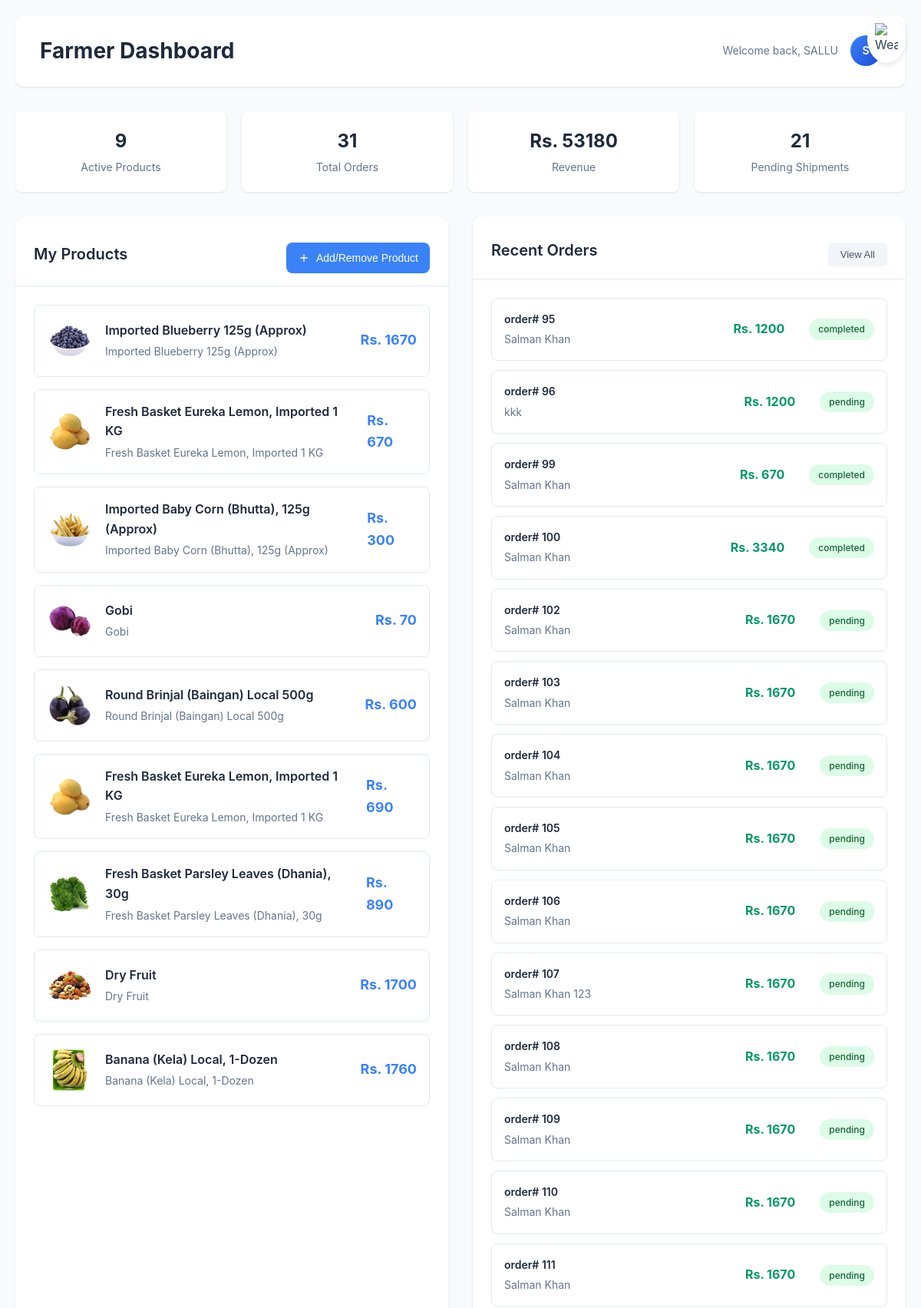
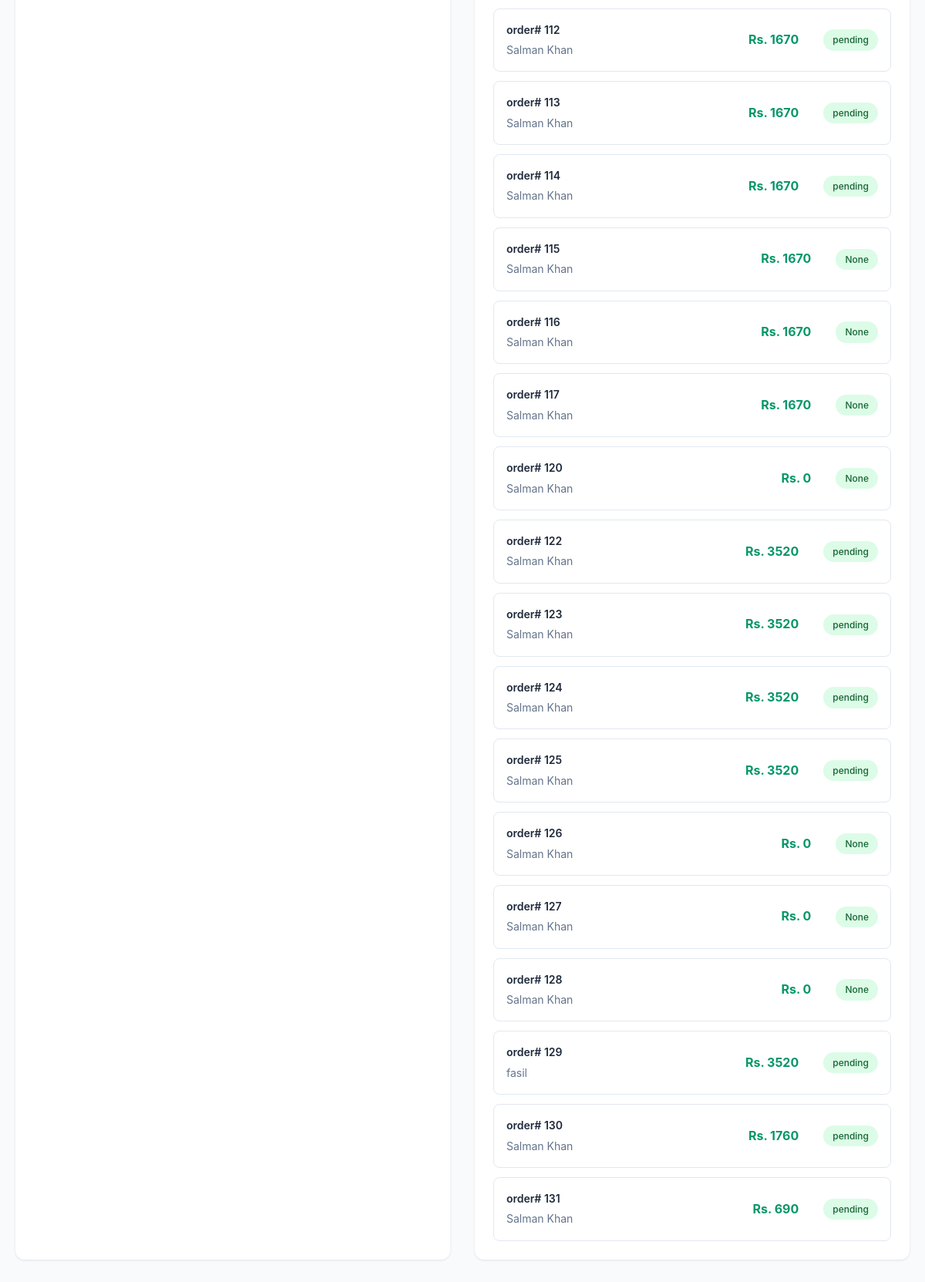
/farmer (signed in, upper part), run on the app's committed database (2 pictures, top to bottom).
### home/models.py (models this page shows, shortened)
class Product(models.Model):
    name = models.CharField(max_length=50)
    desc = models.CharField(max_length=50)
    price = models.IntegerField()
    category = models.CharField(max_length=50, default='')
    subcategory = models.CharField(max_length=50, default='')
    image = models.ImageField(upload_to='product', default='')
    data=models.DateField()
    stock = models.IntegerField(default=None, blank=True, null=True)
    owner = models.ForeignKey(User, default=None, blank=True, null=True, on_delete=models.CASCADE)

class Order(models.Model):
    order_id=models.AutoField(primary_key=True)
    item_json=models.CharField(max_length=5000)
    name=models.CharField(max_length=50)
    email=models.CharField(max_length=500)
    phone=models.CharField(max_length=50)
    address=models.CharField(max_length=150)
    city=models.CharField(max_length=510)
    state=models.CharField(max_length=150)
    postal_code=models.CharField(max_length=150)
    product_owner=models.TextField(max_length=500,null=True,blank=True)
    created_at = models.DateTimeField(auto_now_add=True,null=True,blank=True)
    buyer = models.ForeignKey(
        settings.AUTH_USER_MODEL,
        on_delete=models.CASCADE,
        related_name='orders',
        null=True, blank=True
    )

### home/views.py (the view, shortened to what this page needs)
# urls.py: path('farmer',views.former,name='farmer'),
def former(request):
    activeproduct=Product.objects.filter(owner=request.user).count()
    full_name=(str(request.user.first_name)).upper()
    name="".join([part[0].upper() for part in full_name.split()])
    all_orders = Order.objects.filter(Q(product_owner__icontains=request.user.username)).count()
    order_totals = {}
    revenue = Decimal('0')
    pending_count = 0
    order_statuses = {}
    orders = Order.objects.filter(product_owner__icontains=request.user.username)
    for order in orders:
        total_price_for_user = Decimal('0')
        try:
            items = json.loads(order.item_json)
        except json.JSONDecodeError:
            pass
        for item in items:
            try:
                product_id = int(item.get('product_id', 0))
            except (ValueError, TypeError):
                continue
            if Product.objects.filter(id=product_id, owner=request.user).exists():
                price = Decimal(str(item.get('price', 0)))
                qty = Decimal(str(item.get('quantity', 0)))
                total_price_for_user += price * qty
                order_status=OrderUpdate.objects.filter(order_id=product_id)
                updates = OrderUpdate.objects.filter(order_id=order.order_id)
                for update in updates:
                    order_statuses[order.order_id] = update.order_status
                    if update.order_status == 'pending':
                        pending_count += 1
        order_totals[order.order_id]=total_price_for_user
        revenue+=total_price_for_user
    user_products=Product.objects.filter(owner=request.user)
    order=Order.objects.filter(Q(product_owner__icontains=request.user.username))
    crops = CropPlan.objects.filter(farmer=request.user)
    profile = get_object_or_404(FarmerProfile, farmer=request.user)
    weather_data = None
    if profile.lat and profile.lon:
        try:
            weather_data = get_weather(profile.lat, profile.lon)
            print("weather data: ",weather_data)
        except Exception as e:
            print("⚠️ Weather API error:", e)
    outcomes = CropOutcome.objects.filter(crop__farmer=request.user)
    crop_stats = {
        "total": outcomes.count(),
        "success": outcomes.filter(status="success").count(),
        "damaged": outcomes.filter(status="damaged").count(),
        }
    context={
        'activeproducts': activeproduct,
        'full_name' : full_name,
        'name' : name,
        'all_orders' : all_orders,
        'user_products' : user_products,
        'orders' : order,
        'revenue' : revenue,
        'order_totals': order_totals,
        'pending_count' : pending_count,
        'order_statuses' : order_statuses,
        "crops": crops,
        "weather": weather_data,
        "crop_stats" :crop_stats
    }
    userprofile=UserProfile.objects.get(user=request.user)
    if userprofile.userType !='farmer':
         return HttpResponseForbidden("🚫 You don’t have permission to access this page.")
    return render(request,'farmer.html',context)

### home/models.py (called while the page is built)
    def stage_label(self):
        return dict(self.STAGES).get(self.current_stage, "Unknown")

### home/templatetags/dict_extras.py (called while the page is built)
@register.filter
def get_item(dictionary, key):
    return dictionary.get(key)

### templates/farmer.html (shortened to what this page needs)
{% load dict_extras %}
<!DOCTYPE html>
<html lang="en">
<head>
</head>
<body>
<div class="weather-toggle" onclick="toggleWeather()">
  <img src="https://img.icons8.com/ios-filled/50/0077b6/partly-cloudy-day.png" alt="Weather" width="30">
</div>
    <div class="container">
        <div class="header">
            <h1>Farmer Dashboard</h1>
            <div class="header-info">
                <span>Welcome back, {{full_name}}</span>
                <div class="user-avatar"> {{name}}</div>
            </div>
        </div>
        <div class="stats-row">
            <div class="stat-card">
                <div class="stat-value">{{activeproducts}}</div>
                <div class="stat-label">Active Products</div>
            </div>
            <div class="stat-card">
                <div class="stat-value">{{all_orders}}</div>
                <div class="stat-label">Total Orders</div>
            </div>
            <div class="stat-card">
                <div class="stat-value">Rs. {{revenue}}</div>
                <div class="stat-label">Revenue</div>
            </div>
            <div class="stat-card">
                <div class="stat-value">{{pending_count}}</div>
                <div class="stat-label">Pending Shipments</div>
            </div>
        </div>
        <div class="dashboard-grid">
            <div class="dashboard-section">
                <div class="section-header">
                    <h2 class="section-title">My Products</h2>
                    <button class="btn-primary" onclick='window.location.href="{% url 'addproduct' %}"'>
                        <svg width="16" height="16" viewBox="0 0 24 24" fill="none" stroke="currentColor" stroke-width="2">
                            <line x1="12" y1="5" x2="12" y2="19"></line>
                            <line x1="5" y1="12" x2="19" y2="12"></line>
                        </svg>
                        Add/Remove Product
                    </button>
                </div>
                <div class="section-content">
                    <div class="products-list">
                        {% for product in user_products%}
                        <div class="product-item">
                            <div class="product-image"><img src="{{product.image.url}}"></div>
                            <div class="product-info">
                                <div class="product-name">{{product.name}}</div>
                                <div class="product-description">{{product.desc}}</div>
                            </div>
                            <div class="product-price">Rs. {{product.price}}</div>
                        </div>
                        {% endfor %}
                        </div>
                    </div>
                </div>
            <div class="dashboard-section">
                <div class="section-header">
                    <h2 class="section-title">Recent Orders</h2>
                    <button class="btn-secondary" onclick='window.location.href="{% url 'farmer_orders' %}"'>View All</button>
                </div>
                <div class="section-content">
                    <div class="orders-list">
                        {% for order in orders %}
                        <div class="order-item">
                            <div class="order-info">
                                <div class="order-number">order# {{order.order_id}}</div>
                                <div class="buyer-name">{{order.name}}</div>
                            </div>
                            <div class="order-amount">Rs. {{ order_totals|get_item:order.order_id }}</div>
                            <div class="status-badge status-completed">{{ order_statuses|get_item:order.order_id }}</div>
                        </div>
                        {% endfor %}
                        </div>
                </div>
            </div>
                </div>
        </div>
</body>
</html>

### data on the page
Product: image (picture), name "Imported Blueberry 125g (Approx)", desc "Imported Blueberry 125g (Approx)", price "1670"
Product: image (picture), name "Fresh Basket Eureka Lemon, Imported 1 KG", desc "Fresh Basket Eureka Lemon, Imported 1 KG", price "670"
Product: image (picture), name "Imported Baby Corn (Bhutta), 125g (Approx)", desc "Imported Baby Corn (Bhutta), 125g (Approx)", price "300"
Product: image (picture), name "Gobi", desc "Gobi", price "70"
Product: image (picture), name "Round Brinjal (Baingan) Local 500g", desc "Round Brinjal (Baingan) Local 500g", price "600"
Product: image (picture), name "Fresh Basket Eureka Lemon, Imported 1 KG", desc "Fresh Basket Eureka Lemon, Imported 1 KG", price "690"
Product: image (picture), name "Fresh Basket Parsley Leaves (Dhania), 30g", desc "Fresh Basket Parsley Leaves (Dhania), 30g", price "890"
Product: image (picture), name "Dry Fruit", desc "Dry Fruit", price "1700"
Product: image (picture), name "Banana (Kela) Local, 1-Dozen", desc "Banana (Kela) Local, 1-Dozen", price "1760"
Order: order_id "95", name "Salman Khan", order_id "1200", order_id "completed"
Order: order_id "96", name "kkk", order_id "1200", order_id "pending"
Order: order_id "99", name "Salman Khan", order_id "670", order_id "completed"
Order: order_id "100", name "Salman Khan", order_id "3340", order_id "completed"
Order: order_id "102", name "Salman Khan", order_id "1670", order_id "pending"
Order: order_id "103", name "Salman Khan", order_id "1670", order_id "pending"
Order: order_id "104", name "Salman Khan", order_id "1670", order_id "pending"
Order: order_id "105", name "Salman Khan", order_id "1670", order_id "pending"
Order: order_id "106", name "Salman Khan", order_id "1670", order_id "pending"
Order: order_id "107", name "Salman Khan 123", order_id "1670", order_id "pending"
Order: order_id "108", name "Salman Khan", order_id "1670", order_id "pending"
Order: order_id "109", name "Salman Khan", order_id "1670", order_id "pending"
Order: order_id "110", name "Salman Khan", order_id "1670", order_id "pending"
Order: order_id "111", name "Salman Khan", order_id "1670", order_id "pending"
Order: order_id "112", name "Salman Khan", order_id "1670", order_id "pending"
Order: order_id "113", name "Salman Khan", order_id "1670", order_id "pending"
Order: order_id "114", name "Salman Khan", order_id "1670", order_id "pending"
Order: order_id "115", name "Salman Khan", order_id "1670", order_id "None"
Order: order_id "116", name "Salman Khan", order_id "1670", order_id "None"
Order: order_id "117", name "Salman Khan", order_id "1670", order_id "None"
Order: order_id "120", name "Salman Khan", order_id "0", order_id "None"
Order: order_id "122", name "Salman Khan", order_id "3520", order_id "pending"
Order: order_id "123", name "Salman Khan", order_id "3520", order_id "pending"
Order: order_id "124", name "Salman Khan", order_id "3520", order_id "pending"
Order: order_id "125", name "Salman Khan", order_id "3520", order_id "pending"
Order: order_id "126", name "Salman Khan", order_id "0", order_id "None"
Order: order_id "127", name "Salman Khan", order_id "0", order_id "None"
Order: order_id "128", name "Salman Khan", order_id "0", order_id "None"
Order: order_id "129", name "fasil", order_id "3520", order_id "pending"
Order: order_id "130", name "Salman Khan", order_id "1760", order_id "pending"
Order: order_id "131", name "Salman Khan", order_id "690", order_id "pending"

### other printed values
{{ full_name }} "SALLU"
{{ name }} "S"
{{ activeproducts }} "9"
{{ all_orders }} "31"
{{ revenue }} "53180"
{{ pending_count }} "21"
